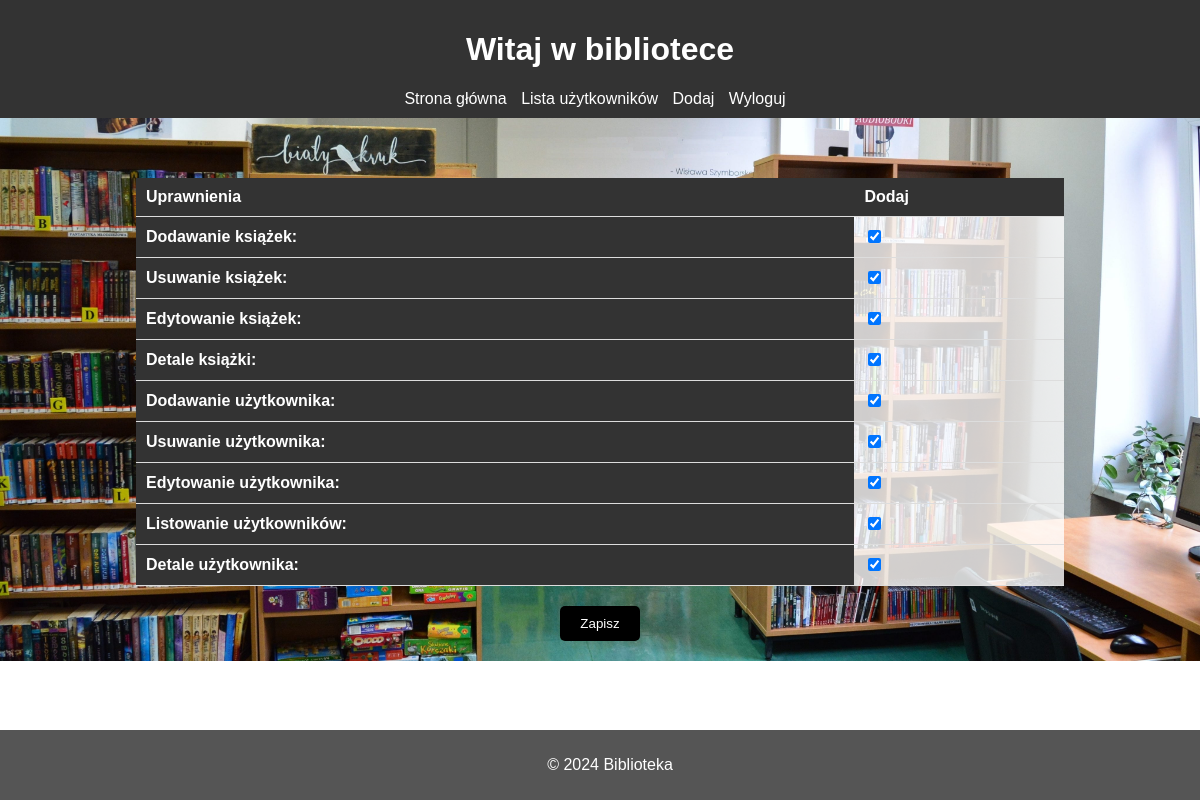
The app's page /permissions/20 (signed in), older data.
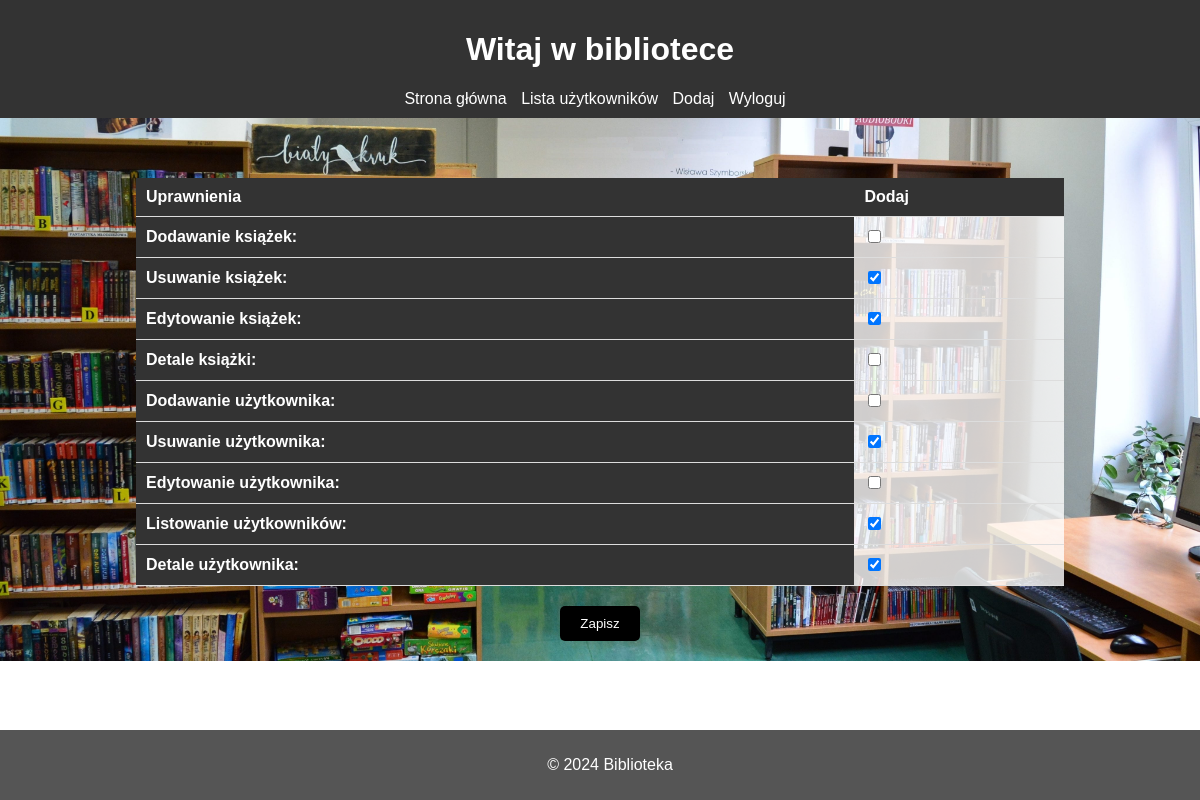
The same page, newer data.
### uzytkownicy/models.py (models this page shows, shortened)
class Permissions(models.Model):
    User = models.ForeignKey(User, on_delete=models.CASCADE)
    Add_books = models.BooleanField(verbose_name="Dodawanie książek", default=False)
    Delete_books = models.BooleanField(verbose_name="Usuwanie książek", default=False)
    Edit_books = models.BooleanField(verbose_name="Edytowanie książek", default=False)
    Detail_book = models.BooleanField(verbose_name="Detale książki", default=False)
    Add_user = models.BooleanField(verbose_name="Dodawanie użytkownika", default=False)
    Delete_user = models.BooleanField(verbose_name="Usuwanie użytkownika", default=False)
    Edit_user = models.BooleanField(verbose_name="Edytowanie użytkownika", default=False)
    List_user = models.BooleanField(verbose_name="Listowanie użytkowników", default=False)
    Detail_user = models.BooleanField(verbose_name="Detale użytkownika", default=False)

### uzytkownicy/views.py (the view, shortened to what this page needs)
# urls.py: path('permissions/<int:pk>', views.PermissionsView.as_view(), name='permissions'),
class PermissionsView(LoginRequiredMixin, HandleNoPermission, UpdateView):
    model = Permissions
    form_class = UpdatePermissions
    template_name = 'permissionsUser.html'
    success_url = reverse_lazy('users')
    def get_object(self):
        user = User.objects.get(id=self.kwargs['pk'])
        permission = Permissions.objects.get(User=user)
        return permission
    def test_func(self) -> bool | None:
        if User.objects.get(id=self.kwargs['pk']) == self.request.user:
            return True
        else:
            return Permissions.objects.get(User=self.request.user.id).Edit_user

### uzytkownicy/forms.py
class UpdatePermissions(forms.ModelForm):
    class Meta:
        model = Permissions
        fields = ["Add_books",
                "Delete_books",
                "Edit_books",
                "Detail_book",
                "Add_user",
                "Delete_user",
                "Edit_user",
                "List_user",
                "Detail_user"]

### uzytkownicy/templates/permissionsUser.html (shortened to what this page needs)
{% load static %}
<!DOCTYPE html>
<html lang="en">
<head>
</head>
<body>
    <header>
        <h1>Witaj w bibliotece</h1>
        <nav>
            <ul>
                <li><a href="{% url 'home' %}">Strona główna</a></li>
                <li><a href="{% url 'users' %}">Lista użytkowników</a></li>
                <li><a href="{% url 'addUser' %}">Dodaj</a></li>
                {% if user.is_authenticated %}
                <li><a href="{% url 'logout' %}">Wyloguj</a></li>
            {% else %}
                <li><a href="{% url 'login' %}">Zaloguj</a></li>
            {% endif %}
            </ul>
        </nav>
    </header>
    <main>
        <table border="1">
                <form method="POST" action="">
                    <thead>
                        <table>
                        <tr>
                          <th>Uprawnienia</th>
                          <th>Dodaj </th>
                        </tr>
                    {{ form.as_table }}
                </table>
                    <input type="submit" value="Zapisz">
                    </form>
    </main>
    <footer>
        <p>&copy; 2024 Biblioteka</p>
    </footer>
</body>
</html>

Row changes from the older to the newer data that the page shows:
changed Permissions: Add_books "☑" → "☐"; Detail_book "☑" → "☐"; Add_user "☑" → "☐"; Edit_user "☑" → "☐"
